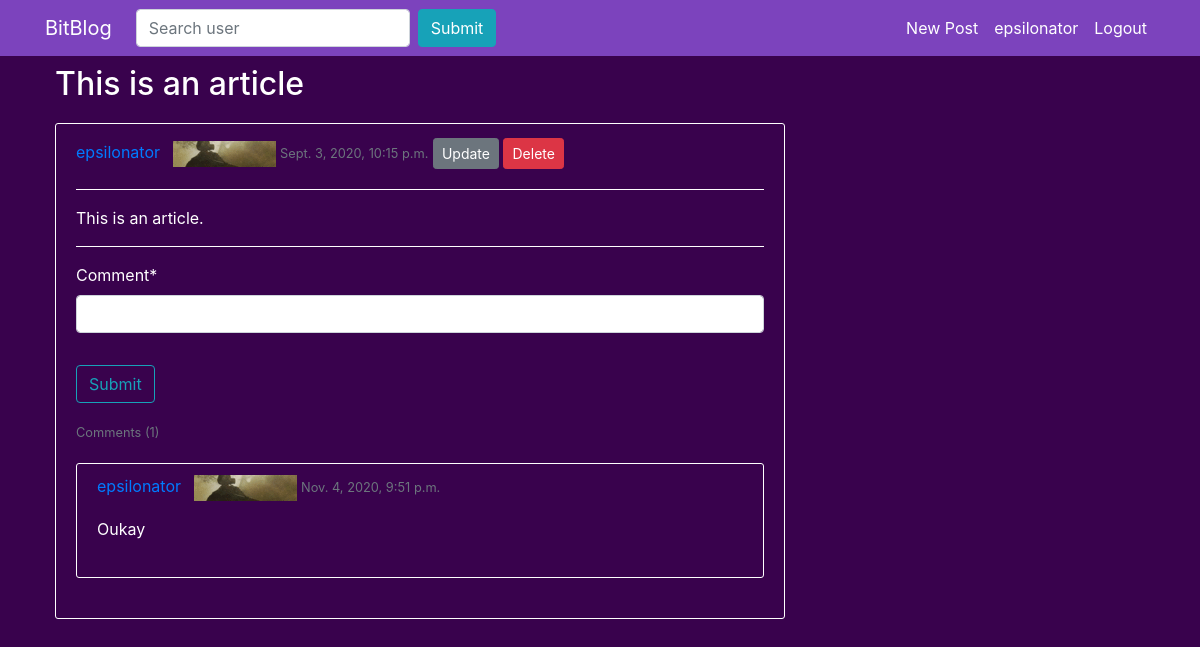
The app's page /post/1/ (signed in) with its own data.
### blog/models.py (models this page shows, shortened)
class BlogPost(models.Model):
	title = models.CharField(max_length = 50)
	content = RichTextField()
	post_date = models.DateTimeField(default = timezone.now)
	author = models.ForeignKey(User, on_delete = models.CASCADE)
	votes = models.IntegerField(default = 0)

class BlogUser(models.Model):
	user = models.OneToOneField(User, on_delete = models.CASCADE)
	desc = models.TextField(max_length = 250, default = "No description")
	hometown = models.CharField(max_length = 200, default = "Not specified")
	birth_date = models.DateField(null = True, blank = True)
	current_profile_card = models.ForeignKey(ProfileCard, on_delete = models.DO_NOTHING, default = 1)

class ProfileCard(models.Model):
	name = models.CharField(unique = True, max_length = 50)
	img = models.ImageField(upload_to = 'profile_cards')
	img_small = models.ImageField(upload_to = 'profile_cards_small')

class BlogComment(models.Model):
	comment = models.TextField()
	comment_date = models.DateTimeField(default = timezone.now)
	author = models.ForeignKey(User, on_delete = models.CASCADE)
	votes = models.IntegerField(default = 0)
	parent_post = models.ForeignKey(BlogPost, on_delete = models.CASCADE)

### blog/views.py (the view)
# urls.py: path('post/<int:pk>/', show_post, name = 'post'),
def show_post(request, pk):
	post = BlogPost.objects.filter(id = pk).first()
	comments = post.blogcomment_set.order_by('-comment_date')
	if request.method == 'POST':
		comment_form = CommentForm(request.POST)
		if comment_form.is_valid():
			post = BlogPost.objects.filter(id = pk).first()
			user = request.user
			comment = comment_form.cleaned_data.get('comment')
			comm_obj = BlogComment(
				comment = comment,
				author = user,
				parent_post = post
			)
			comm_obj.save()
		return redirect('post', pk = pk)
	else:
		comment_form = CommentForm()
	return render(request, 'blog/post.html', context = {
		'post' : post,
		'comments' : comments,
		'comment_form' : comment_form,
		'current_user' : request.user
	})

### blog/forms.py
class CommentForm(forms.ModelForm):
	comment = forms.CharField()
	class Meta:
		model = BlogComment
		fields = ['comment']

### blog/templates/blog/post.html (shortened to what this page needs)
{% extends 'blog/base.html' %}
{% load crispy_forms_tags %}
{% block content %}
	<h2>{{ post.title }}</h2>
	<article class="media content-section">
		<div class="media-body">
			<div class="article-metadata">
				<a class="mr-2" href="{% url 'profile' post.author.username %}">{{ post.author }}</a>
				<img src = "{{ post.author.bloguser.current_profile_card.img_small.url }}">
				<small class="text-muted">{{ post.post_date }}</small>
				{% if post.author == user %}
					<a href="{% url 'post-update' post.id %}" class="btn btn-secondary btn-sm mt-1 mb-1">Update</a>
					<a href="{% url 'post-delete' post.id %}" class="btn btn-danger btn-sm mt-1 mb-1">Delete</a>
				{% endif %}
			</div>
			<hr>
			<p class="article-content">{{ post.content | safe | linebreaks }}</p>
			<hr>
			{% if user.is_authenticated %}
				<form method = "POST">
					<fieldset class = "form-group">
						{{ comment_form | crispy }}
					</fieldset>
					<div class="form-group">
						<button type="submit" class="btn btn-outline-info">Submit</button>
					</div>
				</form>
			{% endif %}
			<small class="text-muted">Comments ({{ post.blogcomment_set.count }})</small>
			{% if comments %}
			<div class="content-section">
				{% for comment in comments %}
					<div class="article-metadata">
						<a class="mr-2" href="">{{ comment.author }}</a>
						<img src="{{ comment.author.bloguser.current_profile_card.img_small.url }}">
						<small class="text-muted">{{ comment.comment_date }}</small>
					</div>
				<p class="article-content">{{ comment.comment | linebreaks }}</p>
				{% endfor %}
			</div>
			{% endif %}
		</div>
	</article>
{% endblock %}

### blog/templates/blog/base.html (shortened to what this page needs)
{% load static %}
<!DOCTYPE html>
<html>
<head>
	<link rel="stylesheet" href="https://stackpath.bootstrapcdn.com/bootstrap/4.3.1/css/bootstrap.min.css">
	<link rel="stylesheet" href="{% static 'blog/main.css' %}">
	<header class="site-header">
	 	<nav class="navbar navbar-expand-md navbar-dark bg-steel fixed-top">
	    	<div class="container">
	      		<a class="navbar-brand mr-4" href="/">BitBlog</a>
	      		<div class="collapse navbar-collapse" id="navbarToggle">
	        		<div class="navbar-nav mr-auto">
	        			<form class="form-inline my-2 my-lg-0" action="{% url 'search-user' %}" method="get">
	        				<input type="search" name="searchkey" placeholder="Search user" class="form-control mr-sm-2"/>
	        				<button class="btn btn-info mr-2" type="submit">Submit</button>
	        			</form>
	        		</div>
	        		{% if user.is_authenticated %}
		        		<div class="navbar-nav">
		        			<a class="nav-item nav-link" href="{% url 'post-create' %}">New Post</a>
		          			<a class="nav-item nav-link" href="{% url 'profile' user.username %}">{{ user.username }}</a>
		          			<a class="nav-item nav-link" href="{% url 'logout' %}">Logout</a>
		        		</div>
	        		{% else %}
		        		<div class="navbar-nav">
		          			<a class="nav-item nav-link" href="{% url 'login' %}">Login</a>
		          			<a class="nav-item nav-link" href="{% url 'register' %}">Register</a>
		        		</div>
	        		{% endif %}
	      		</div>
	    	</div>
	  	</nav>
	</header>
</head>
<body>
	<main role = "main" class = "container">
		<div class="row">
			<div class="col-md-8">
				{% block content %}
				{% endblock %}
			</div>
			<div class="col-md-4">
			</div>
		</div>
	</main>
</body>
</html>

### blog/static/blog/main.css (style rules this page uses)
body { background-color: #39024d; color: #FFFFFF; margin-left: 20px; padding-top: 65px; }
.bg-steel { background-color: #7c43bd; }
.site-header .navbar-nav .nav-link { color: #ffffff; }
.content-section { padding: 10px 20px 20px 20px; margin-top: 20px; margin-bottom: 20px; border: 1px solid #ffffff; border-radius: 3px; }
.article-content { word-wrap: break-word; }
hr { border-color: #ffffff; }

### records on screen
BlogPost: title "This is an article", author "epsilonator", author.bloguser.current_profile_card.img_small (picture), post_date "Sept. 3, 2020, 10:15 p.m.", content "This is an article.", blogcomment_set.count "1"
BlogComment: author "epsilonator", author.bloguser.current_profile_card.img_small (picture), comment_date "Nov. 4, 2020, 9:51 p.m.", comment "Oukay"

### other values on screen
{{ user.username }} "epsilonator"
